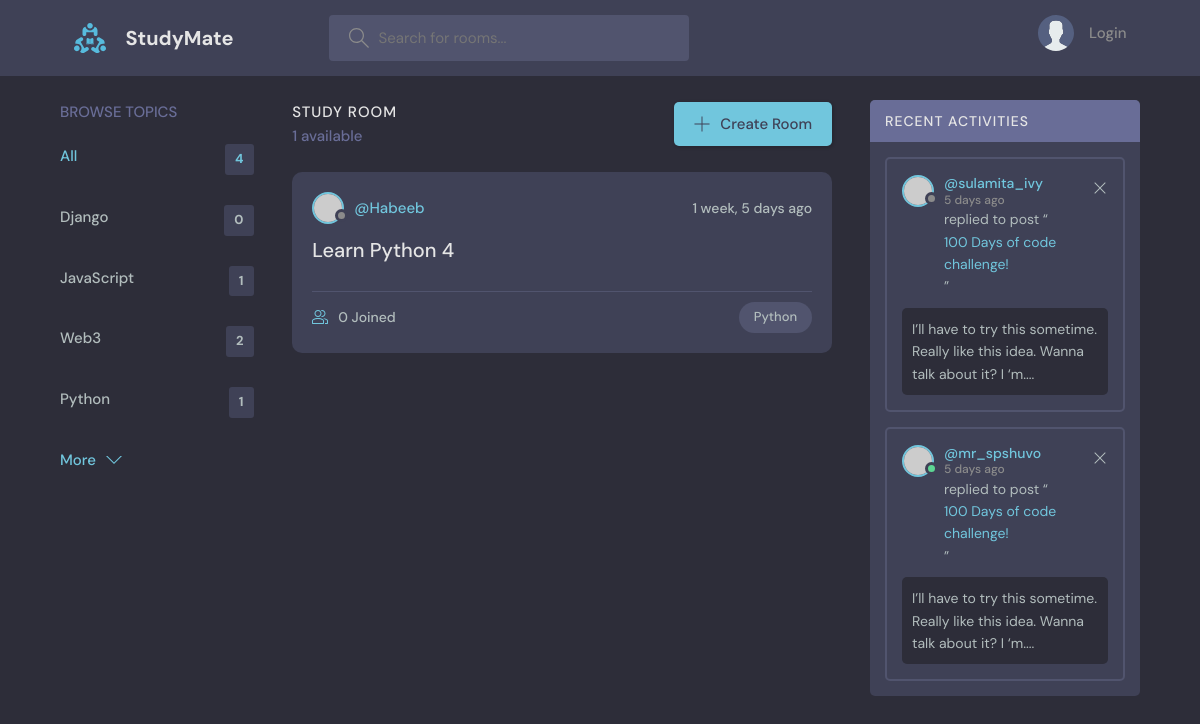
Page /?q=Python on the earlier database version.
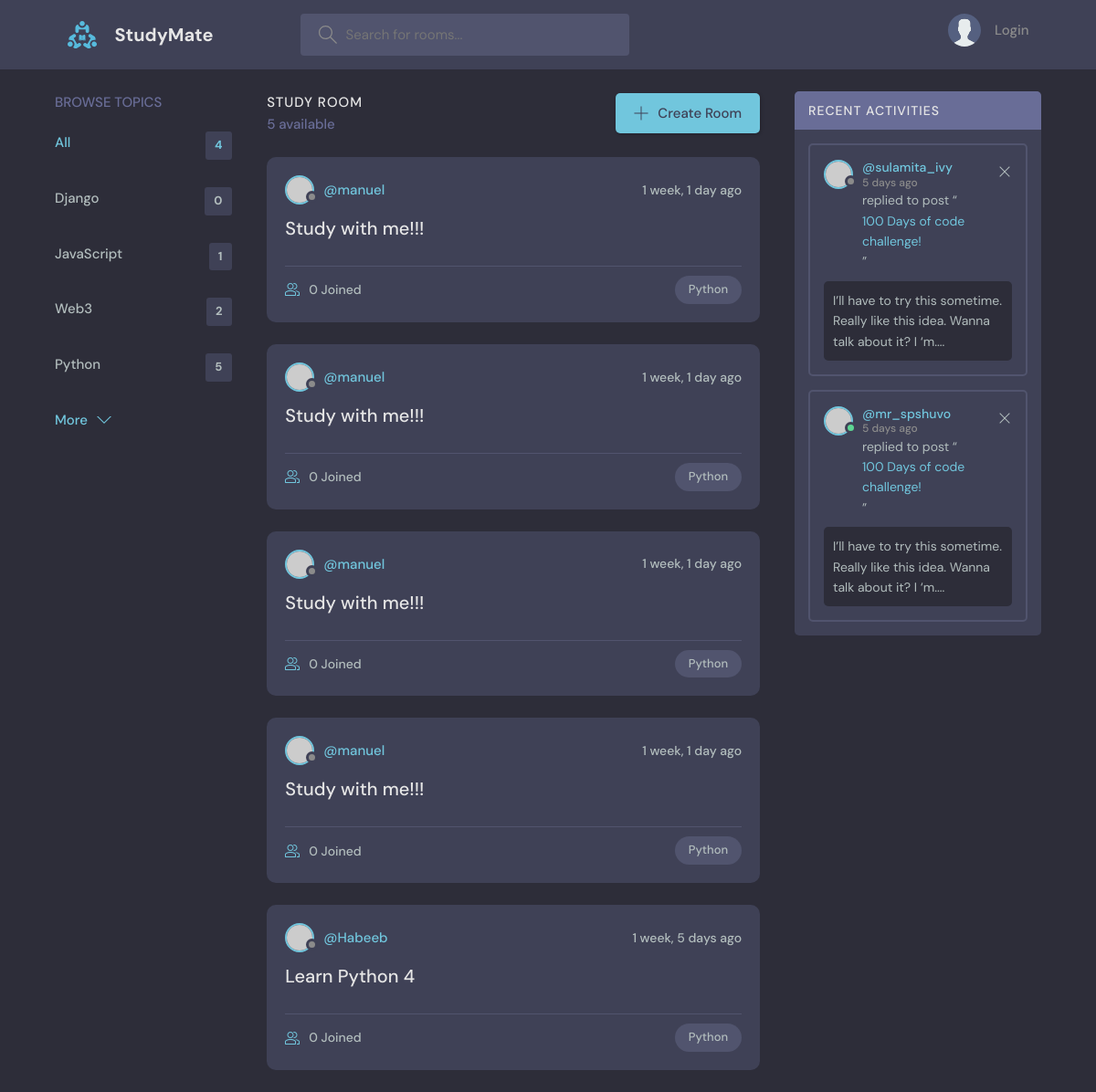
Same page on the later database version.
### base/models.py (models this page shows, shortened)
class Topic(models.Model):
    name = models.CharField(max_length=200)

class Room(models.Model):
    host = models.ForeignKey(User, on_delete=models.SET_NULL, null=True)
    topic = models.ForeignKey(Topic, on_delete=models.SET_NULL, null=True)
    name = models.CharField(max_length=200)
    description = models.TextField(null=True, blank=True)
    participants = models.ManyToManyField(User, related_name='participants', blank=True)
    updated = models.DateTimeField(auto_now=True)
    created = models.DateTimeField(auto_now_add=True)
    class Meta:
        ordering = ['-updated', '-created']

### base/views.py (the view)
# urls.py: path('', views.home, name='home'),
def home(request):
    q = request.GET.get('q') if request.GET.get('q') != None else ''
    rooms = Room.objects.filter(
        Q(topic__name__icontains=q) |
        Q(name__icontains=q) |
        Q(description__icontains=q)
    )
    topics = Topic.objects.all()
    room_count = rooms.count()
    room_messages = Message.objects.filter(Q(room__topic__name__icontains=q))
    context = {'rooms': rooms, 'topics': topics,
               'room_count': room_count, 'room_messages': room_messages}
    return render(request, 'base/home.html', context)

### base/templates/base/home.html (shortened to what this page needs)
{% extends 'main.html' %}
{% block content %}
<main class="layout layout--3">
  <div class="container">
    {% include 'base/topics_component.html' %}
    <div class="roomList">
      <div class="roomList__header">
        <div>
          <h2>Study Room</h2>
          <p>{{room_count}} available</p>
        </div>
        <a class="btn btn--main" href="create-room.html">
          <svg
            version="1.1"
            xmlns="http://www.w3.org/2000/svg"
            width="32"
            height="32"
            viewBox="0 0 32 32"
          >
            <title>add</title>
            <path
              d="M16.943 0.943h-1.885v14.115h-14.115v1.885h14.115v14.115h1.885v-14.115h14.115v-1.885h-14.115v-14.115z"
            ></path>
          </svg>
          Create Room
        </a>
      </div>
    {% include 'base/feed_component.html' %}
    </div>
    <div class="activities">
      <div class="activities__header">
        <h2>Recent Activities</h2>
      </div>
      <div class="activities__box">
        <div class="activities__boxHeader roomListRoom__header">
          <a href="profile.html" class="roomListRoom__author">
            <div class="avatar avatar--small">
              <img src="https://randomuser.me/api/portraits/women/11.jpg" />
            </div>
            <p>
              @sulamita_ivy
              <span>5 days ago</span>
            </p>
          </a>
          <div class="roomListRoom__actions">
            <a href="#">
              <svg
                version="1.1"
                xmlns="http://www.w3.org/2000/svg"
                width="32"
                height="32"
                viewBox="0 0 32 32"
              >
                <title>remove</title>
                <path
                  d="M27.314 6.019l-1.333-1.333-9.98 9.981-9.981-9.981-1.333 1.333 9.981 9.981-9.981 9.98 1.333 1.333 9.981-9.98 9.98 9.98 1.333-1.333-9.98-9.98 9.98-9.981z"
                ></path>
              </svg>
            </a>
          </div>
        </div>
        <div class="activities__boxContent">
          <p>
            replied to post “<a href="room.html">100 Days of code challenge!</a
            >”
          </p>
          <div class="activities__boxRoomContent">
            I’ll have to try this sometime. Really like this idea. Wanna talk
            about it? I ‘m....
          </div>
        </div>
      </div>
      <div class="activities__box">
        <div class="activities__boxHeader roomListRoom__header">
          <a href="profile.html" class="roomListRoom__author">
            <div class="avatar avatar--small active">
              <img src="https://randomuser.me/api/portraits/men/13.jpg" />
            </div>
            <p>
              @mr_spshuvo
              <span>5 days ago</span>
            </p>
          </a>
          <div class="roomListRoom__actions">
            <a href="#">
              <svg
                version="1.1"
                xmlns="http://www.w3.org/2000/svg"
                width="32"
                height="32"
                viewBox="0 0 32 32"
              >
                <title>remove</title>
                <path
                  d="M27.314 6.019l-1.333-1.333-9.98 9.981-9.981-9.981-1.333 1.333 9.981 9.981-9.981 9.98 1.333 1.333 9.981-9.98 9.98 9.98 1.333-1.333-9.98-9.98 9.98-9.981z"
                ></path>
              </svg>
            </a>
          </div>
        </div>
        <div class="activities__boxContent">
          <p>
            replied to post “<a href="room.html">100 Days of code challenge!</a
            >”
          </p>
          <div class="activities__boxRoomContent">
            I’ll have to try this sometime. Really like this idea. Wanna talk
            about it? I ‘m....
          </div>
        </div>
      </div>
    </div>
  </div>
</main>
{% endblock %}

### base/templates/base/topics_component.html
<div class="topics">
  <div class="topics__header">
    <h2>Browse Topics</h2>
  </div>
  <ul class="topics__list">
    <li>
      <a href="{% url 'home' %}" class="active">All <span>{{topics.count}}</span></a>
    </li>
{% for topic in topics %}
    <li>
      <a href="{% url 'home' %}?q={{topic.name}}">{{topic.name}}<span>{{topic.room_set.all.count}}</span></a>
    </li>
    {% endfor %}
  </ul>
  <a class="btn btn--link" href="topics.html">
    More
    <svg
      version="1.1"
      xmlns="http://www.w3.org/2000/svg"
      width="32"
      height="32"
      viewBox="0 0 32 32"
    >
      <title>chevron-down</title>
      <path d="M16 21l-13-13h-3l16 16 16-16h-3l-13 13z"></path>
    </svg>
  </a>
</div>

### base/templates/base/feed_component.html (shortened to what this page needs)
{% for room in rooms %}
<div class="roomListRoom">
  <div class="roomListRoom__header">
    <a
      href="{% url 'user-profile' room.host.id %}"
      class="roomListRoom__author"
    >
      <div class="avatar avatar--small">
        <img src="https://randomuser.me/api/portraits/women/11.jpg" />
      </div>
      <span>@{{room.host.username}}</span>
    </a>
    <div class="roomListRoom__actions">
      <span>{{room.created|timesince}} ago</span>
    </div>
  </div>
  <div class="roomListRoom__content">
    <a href="{% url 'room' room.id %}">{{room.name}}</a>
  </div>
  <div class="roomListRoom__meta">
    <a href="{% url 'room' room.id %}" class="roomListRoom__joined">
      {{room.participants.all.count}} Joined
    </a>
    <p class="roomListRoom__topic">{{room.topic.name}}</p>
  </div>
</div>
{% endfor %}

Differences in the rows shown:
computed for Topic "Python": room_set.all.count "1" → "5"
added Room: host.username "manuel", created "1 week, 1 day", name "Study with me!!!", participants.all.count "0", topic.name "Python"
added Room: host.username "manuel", created "1 week, 1 day", name "Study with me!!!", participants.all.count "0", topic.name "Python"
added Room: host.username "manuel", created "1 week, 1 day", name "Study with me!!!", participants.all.count "0", topic.name "Python"
added Room: host.username "manuel", created "1 week, 1 day", name "Study with me!!!", participants.all.count "0", topic.name "Python"
Other differences:
{{ room_count }}: "1" → "5"
